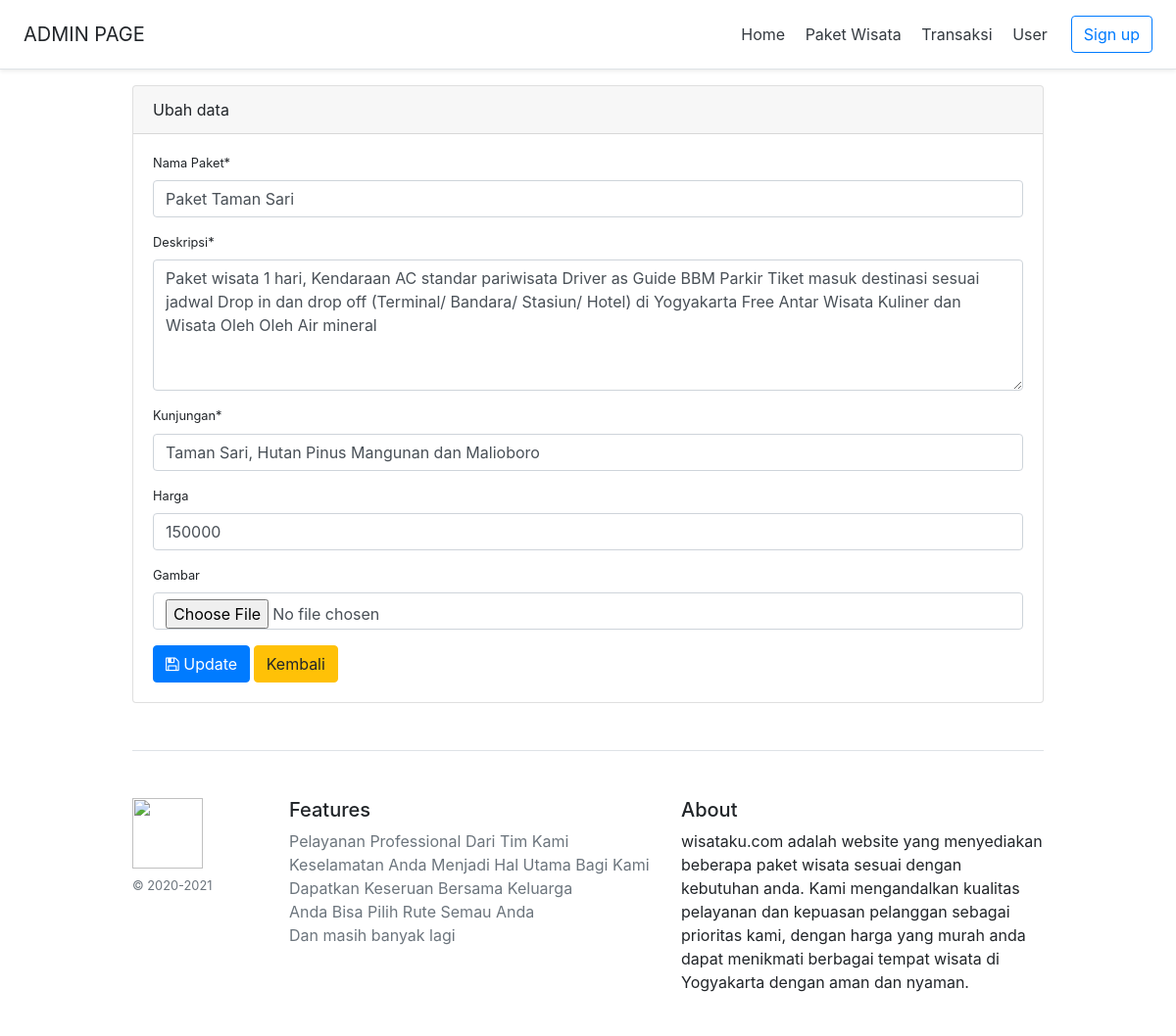
Screenshot of /admin/form_paket.php?edit=5 with the database file from the repository.
### tables this page shows
CREATE TABLE `paket` (
  `id` int NOT NULL,
  `nama` varchar(64) NOT NULL,
  `deskripsi` varchar(255) NOT NULL,
  `kunjungan` varchar(255) NOT NULL,
  `harga` int NOT NULL,
  `gambar` varchar(255)  DEFAULT NULL,
  `status` tinyint NOT NULL DEFAULT '1',
  `create_at` int NOT NULL,
  `delete_at` int DEFAULT NULL
);

### admin/includes/paket_function.php (called while the page is built, shortened)
<?php
if (isset($_POST['update'])) {
	update($_POST);
}elseif (isset($_GET['edit'])) {
	$isEditing = true;
	$id = $_GET['edit'];
	edit($id);
}
function edit($id){
	global $conn, $nama, $deskripsi, $kunjungan, $harga, $gambar;
	$sql = "SELECT * FROM `paket` WHERE `id`='$id' LIMIT 1";
	$result = mysqli_query($conn, $sql);
	$user = mysqli_fetch_assoc($result);
	$nama = $user['nama'];
	$deskripsi = $user['deskripsi'];
	$kunjungan = $user['kunjungan'];
	$harga = $user['harga'];
}
?>

### admin/form_paket.php (the view, shortened to what this page needs)
<?php  include('../config.php'); ?>
<?php  include(ROOT_PATH . '/admin/includes/paket_function.php'); ?>
<?php require_once( ROOT_PATH . '/admin/includes/_head.php') ?>
</head>
<body>
<?php require_once( ROOT_PATH . '/admin/includes/_nav.php') ?>
<div class="container">
  <div class="card">
    <div class="card-header">
      <?php if ($isEditing === true): ?>
        Ubah data
      <?php else: ?>
        Tambah data
      <?php endif ?>
    </div>
    <div class="card-body small">
        <?php if ($isEditing === true): ?>
          <form action="<?php echo BASE_URL . 'admin/form_paket.php?edit='.$id; ?>" method="post" enctype="multipart/form-data">
        <?php else: ?>
          <form action="<?php echo BASE_URL . 'admin/form_paket.php'; ?>" method="post" enctype="multipart/form-data">
        <?php endif ?>
        <div class="form-group">
          <label>Nama Paket*</label>
          <input type="text" required="" name="nama" value="<?= $nama ?>" class="form-control" placeholder="Nama Paket">
        </div>
        <div class="form-group">
          <label>Deskripsi*</label>
          <textarea name="deskripsi" class="form-control" id="deskripsi" cols="30" rows="5" placeholder="Deskripsi paket"><?= $deskripsi ?></textarea>
        </div>
        <div class="form-group">
          <label>Kunjungan*</label>
          <input type="text" required="" name="kunjungan" value="<?= $kunjungan ?>" class="form-control" placeholder="Kunjungan">
        </div>
        <div class="form-group">
          <label>Harga</label>
          <input type="number" name="harga" value="<?= $harga ?>" class="form-control" placeholder="Harga">
        </div>
        <div class="form-group">
          <label>Gambar</label>
          <input type="file" name="gambar" class="form-control">
        </div>
        <?php if ($isEditing === true): ?>
          <button type="submit" name="update" class="btn btn-primary"><i class="fa fa-floppy-o"></i> Update</button>
          <a href="paket.php" class="btn btn-warning">Kembali</a>
        <?php else: ?>
          <button type="submit" name="create" class="btn btn-primary"><i class="fa fa-floppy-o"></i> Simpan</button>
          <a href="paket.php" class="btn btn-warning">Kembali</a>
        <?php endif ?>
      </form>
    </div>
  </div>
</div>
<?php require_once( ROOT_PATH . '/admin/includes/_foot.php') ?>
  </body>
</html>

### admin/includes/_head.php (style rules this page uses)
html { font-size: 14px; }
@media (min-width: 768px) { html { font-size: 16px; } }
.container { max-width: 960px; }

### rows the page displays
paket: nama "Paket Taman Sari", deskripsi "Paket wisata 1 hari, Kendaraan AC standar pariwisata Driver as Guide BBM Parkir Tiket masuk destinasi sesuai jadwal Drop in dan drop off (Terminal/ Bandara/ Stasiun/ Hotel) di Yogyakarta Free Antar Wisata Kuliner dan Wisata Oleh Oleh Air mineral", kunjungan "Taman Sari, Hutan Pinus Mangunan dan Malioboro", harga "150000"
